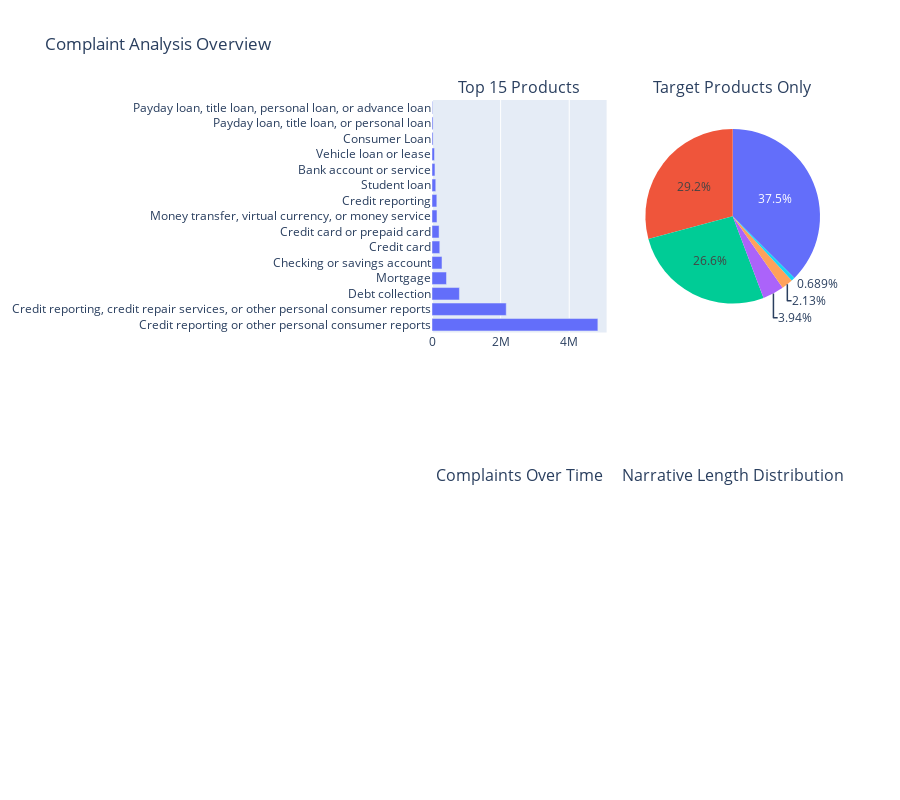

Notebook code for this chart:
### Code cell
# Visualize product distribution
fig = make_subplots(
    rows=2, cols=2,
    subplot_titles=('Top 15 Products', 'Target Products Only', 'Complaints Over Time', 'Narrative Length Distribution'),
    specs=[[{"type": "bar"}, {"type": "pie"}],
           [{"type": "scatter"}, {"type": "histogram"}]]
)

# Top products bar chart
top_products = product_counts.head(15)
fig.add_trace(
    go.Bar(x=top_products.values, y=top_products.index, orientation='h', name='All Products'),
    row=1, col=1
)

# Target products pie chart
target_df = df[df['Product'].isin(available_products)]
target_counts = target_df['Product'].value_counts()
fig.add_trace(
    go.Pie(labels=target_counts.index, values=target_counts.values, name='Target Products'),
    row=1, col=2
)

fig.update_layout(height=800, showlegend=False, title_text="Complaint Analysis Overview")
fig.show()

### Figure 1 — Plotly figure (JSON) as saved in the notebook; plotly's stock layout.template omitted (floating-point values rounded to 4 significant figures)
{"data": [{"name": "All Products", "orientation": "h", "type": "bar", "x": [4834855, 2163857, 799197, 422254, 291178, 226686, 206369, 145066, 140429, 109717, 86205, 72957, 31574, 30641, 16514], "xaxis": "x", "y": ["Credit reporting or other personal consumer reports", "Credit reporting, credit repair services, or other personal consumer reports", "Debt collection", "Mortgage", "Checking or savings account", "Credit card", "Credit card or prepaid card", "Money transfer, virtual currency, or money service", "Credit reporting", "Student loan", "Bank account or service", "Vehicle loan or lease", "Consumer Loan", "Payday loan, title loan, or personal loan", "Payday loan, title loan, personal loan, or advance loan"], "yaxis": "y"}, {"domain": {"x": [0.55, 1], "y": [0.625, 1]}, "labels": ["Checking or savings account", "Credit card", "Credit card or prepaid card", "Payday loan, title loan, or personal loan", "Payday loan, title loan, personal loan, or advance loan", "Money transfers"], "name": "Target Products", "type": "pie", "values": [291178, 226686, 206369, 30641, 16514, 5354]}], "layout": {"annotations": [{"font": {"size": 16}, "showarrow": false, "text": "Top 15 Products", "x": 0.225, "xanchor": "center", "xref": "paper", "y": 1, "yanchor": "bottom", "yref": "paper"}, {"font": {"size": 16}, "showarrow": false, "text": "Target Products Only", "x": 0.775, "xanchor": "center", "xref": "paper", "y": 1, "yanchor": "bottom", "yref": "paper"}, {"font": {"size": 16}, "showarrow": false, "text": "Complaints Over Time", "x": 0.225, "xanchor": "center", "xref": "paper", "y": 0.375, "yanchor": "bottom", "yref": "paper"}, {"font": {"size": 16}, "showarrow": false, "text": "Narrative Length Distribution", "x": 0.775, "xanchor": "center", "xref": "paper", "y": 0.375, "yanchor": "bottom", "yref": "paper"}], "height": 800, "showlegend": false, "title": {"text": "Complaint Analysis Overview"}, "xaxis": {"anchor": "y", "domain": [0, 0.45]}, "xaxis2": {"anchor": "y2", "domain": [0, 0.45]}, "xaxis3": {"anchor": "y3", "domain": [0.55, 1]}, "yaxis": {"anchor": "x", "domain": [0.625, 1]}, "yaxis2": {"anchor": "x2", "domain": [0, 0.375]}, "yaxis3": {"anchor": "x3", "domain": [0, 0.375]}}}
